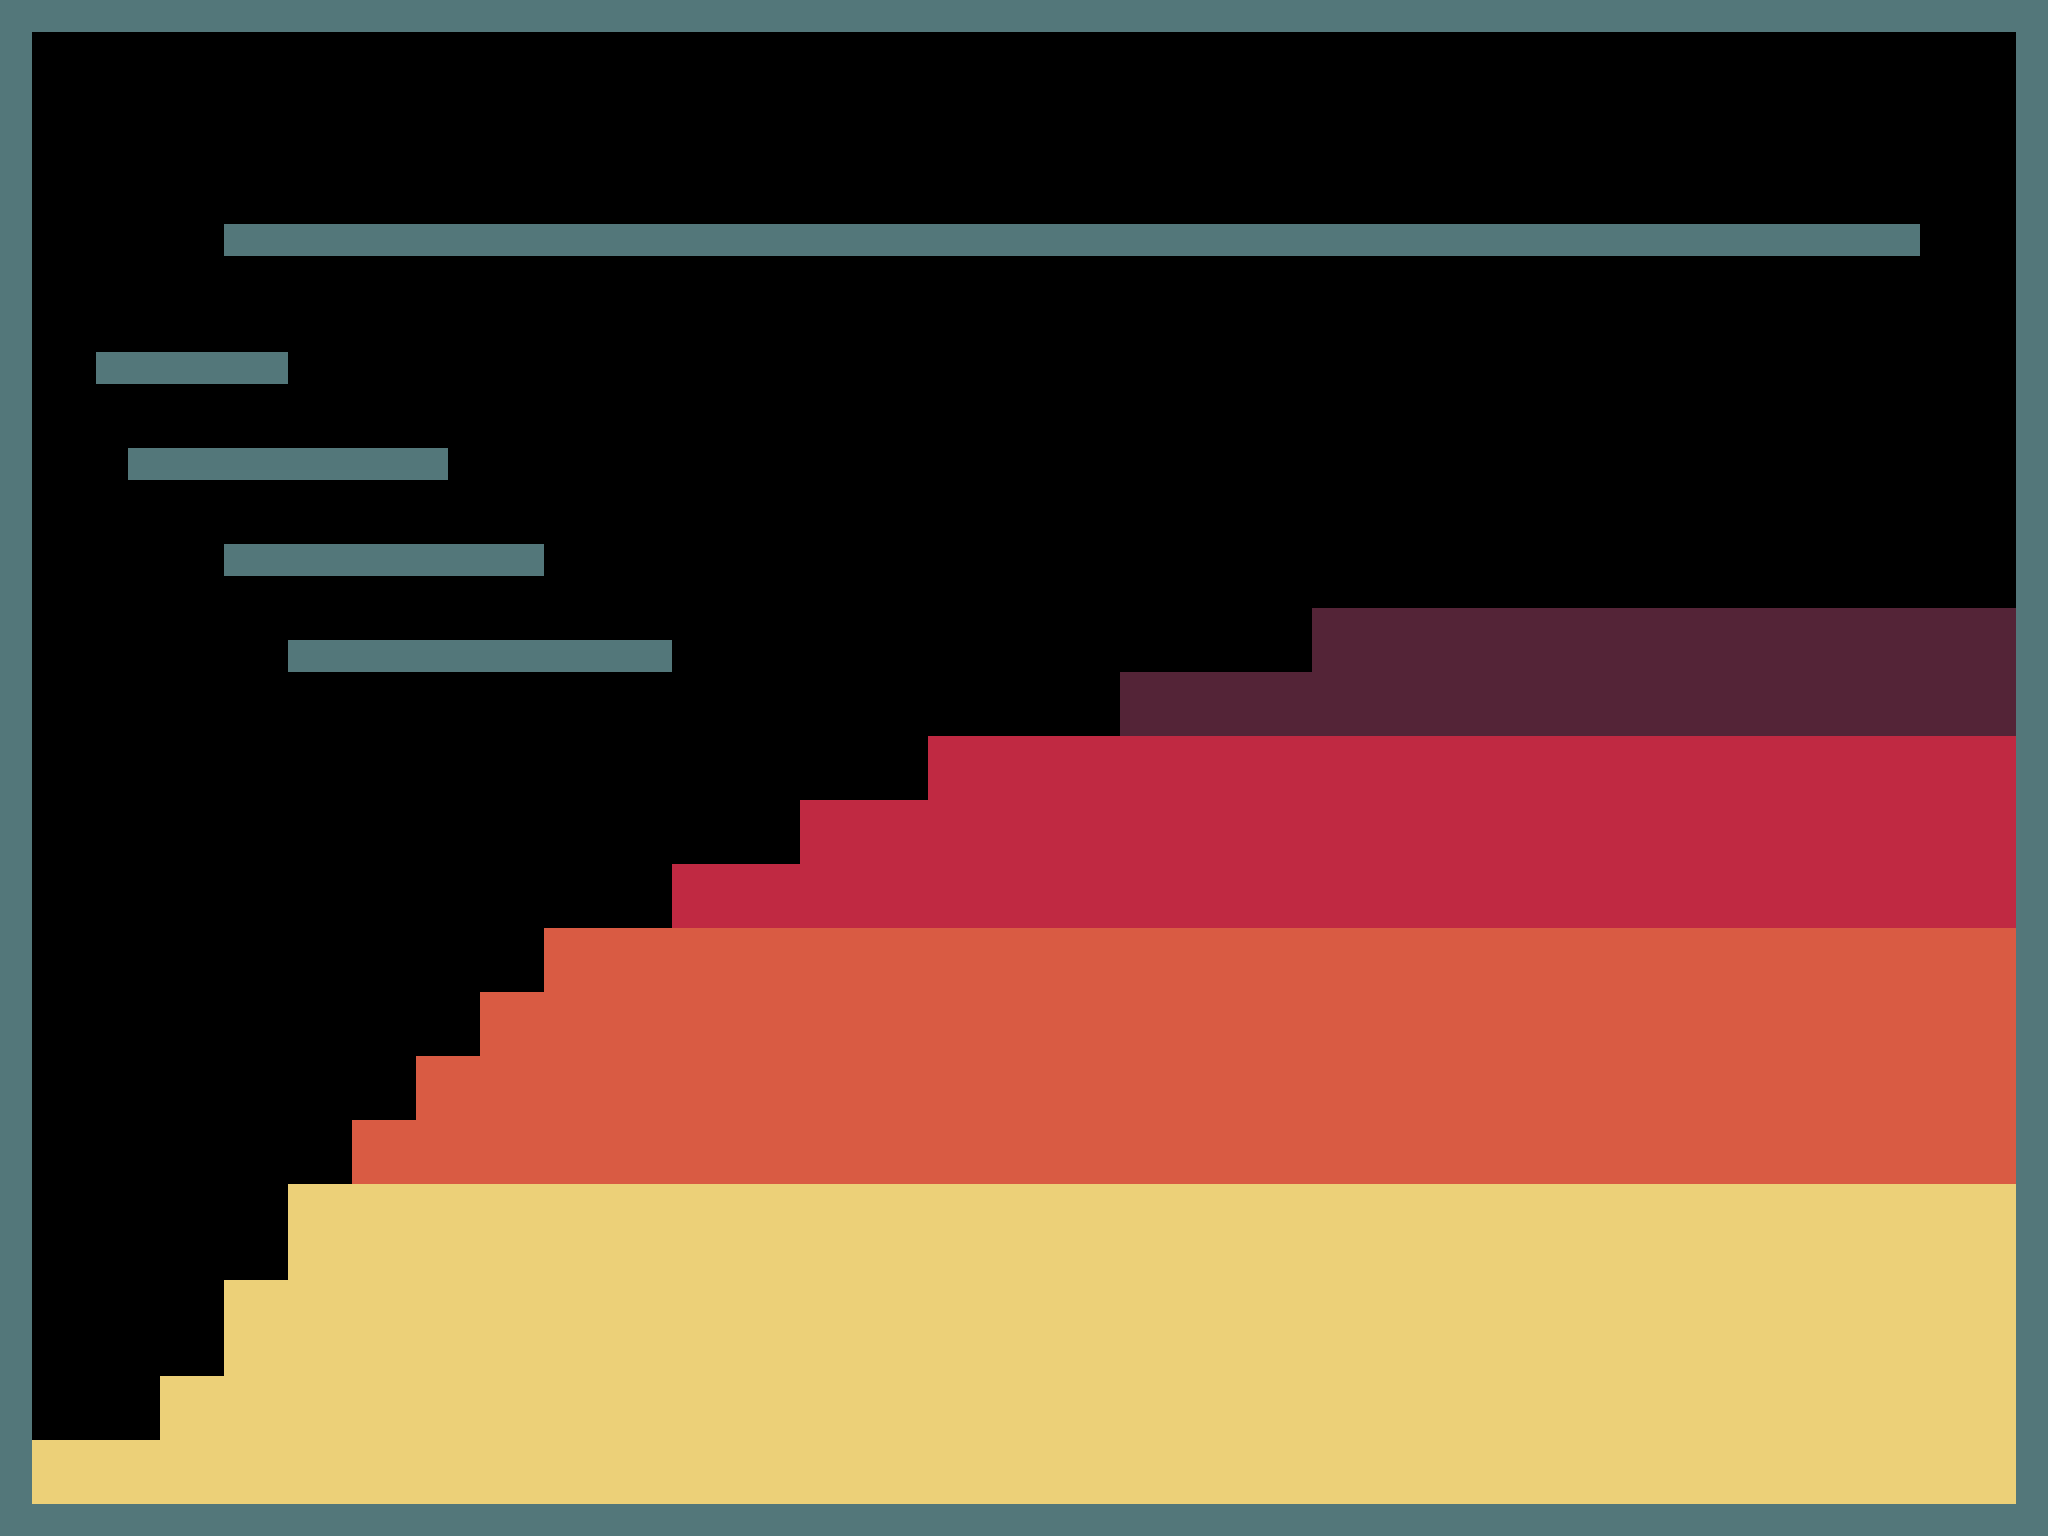

Tiled map render using the project's own tile images. Description and the map definition, with tile-layer contents summarised, below:
An orthogonal 64x48 tile map with 32x32 px tiles, 1 tile layer (background) and 8 objects (4x monster, 3x treasure, player).

<map version="1.2" tiledversion="1.2.0" orientation="orthogonal" renderorder="right-down" width="64" height="48" tilewidth="32" tileheight="32" infinite="0" backgroundcolor="#000000" nextlayerid="3" nextobjectid="26">
 <tileset firstgid="1" name="tiles" tilewidth="32" tileheight="32" tilecount="5" columns="5">
  <image source="tiles.png" width="160" height="32" />
 </tileset>
 <layer id="1" name="background" width="64" height="48">
  <data>[3072 cells, 1601 non-empty, 5 distinct tile ids]</data>
 </layer>
 <objectgroup id="2" name="Object Layer 1">
  <object id="1" name="player" type="player" x="576" y="896" width="32" height="32" />
  <object id="6" name="monster" type="monster" x="352" y="512" width="32" height="32">
   <properties>
    <property name="left" value="true" />
    <property name="maxdx" value="3" />
   </properties>
  </object>
  <object id="10" name="treasure" type="treasure" x="1920" y="576" width="32" height="32" />
  <object id="18" name="treasure" type="treasure" x="64" y="1408" width="32" height="32" />
  <object id="22" name="monster" type="monster" x="640" y="192" width="32" height="32">
   <properties>
    <property name="left" value="true" />
    <property name="maxdx" value="10" />
   </properties>
  </object>
  <object id="23" name="monster" type="monster" x="1152" y="192" width="32" height="32">
   <properties>
    <property name="left" value="true" />
    <property name="maxdx" value="4" />
   </properties>
  </object>
  <object id="24" name="monster" type="monster" x="1472" y="576" width="32" height="32">
   <properties>
    <property name="left" value="true" />
    <property name="maxdx" value="3" />
   </properties>
  </object>
  <object id="25" name="treasure" type="treasure" x="1856" y="192" width="32" height="32" />
 </objectgroup>
</map>
